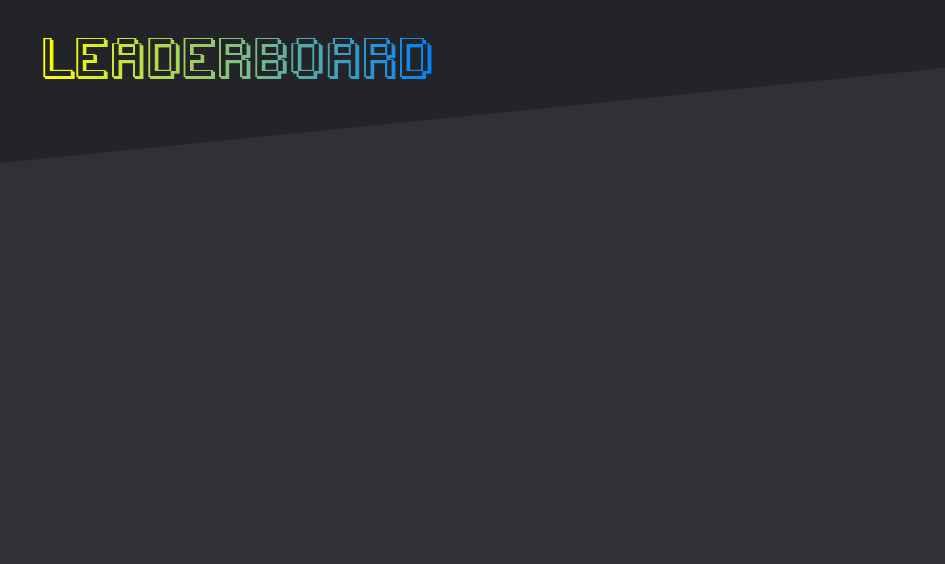
#> input picture assets/leaderboard.png, 945 x 564 px
$ python -i processing.py   (imports and definitions only)
#> lines starting #> are read from the running program, lines starting #| are printed output that depends on the picture
from PIL import Image
from discord import File


def ping(url: str) -> tuple[str, File]:
#> called with url = '../../assets/leaderboard.png'
    icon: Image = Image.open(url)
#> icon is the input picture: PIL image 945x564 RGB; mean R, G, B 45.3, 47.9, 51.9

    output: Image = Image.new("RGBA", icon.size)
#> output: PIL image 945x564 RGBA; every value is 0
    position: tuple[int, int] = (int((output.size[0] - icon.size[0] * 0.95) / 2),
                                 int((output.size[1] - icon.size[1] * 0.95) / 2))
#> position = (23, 14)
    output.paste(icon.resize((int(icon.size[0] * 0.95), int(icon.size[1] * 0.95))), position)
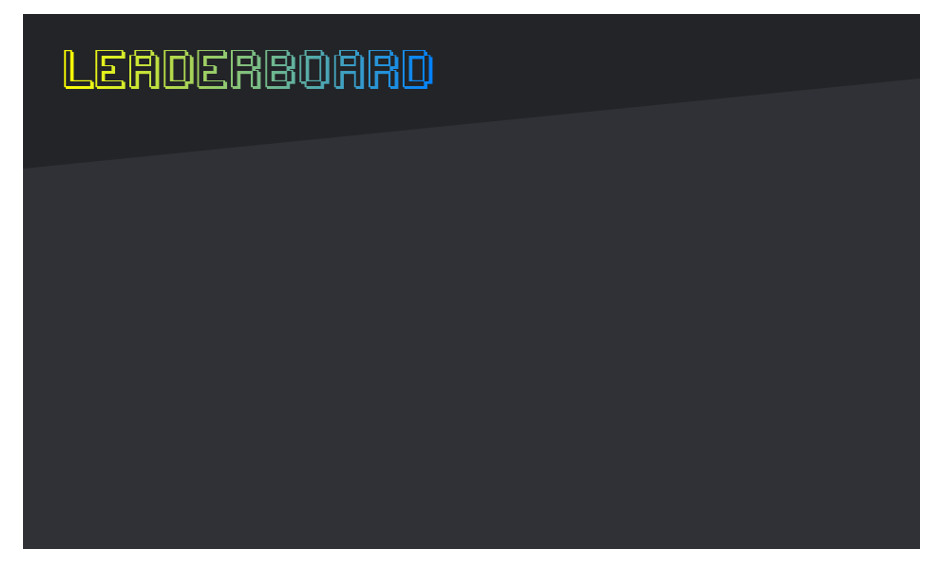
#> output: PIL image 945x564 RGBA; mean R, G, B, A 40.7, 43.1, 46.7, 229.6; transparent parts drawn white

#> (the run stopped early here; a loop or call above may not have finished)

$ run again, on assets/level_up_card.png
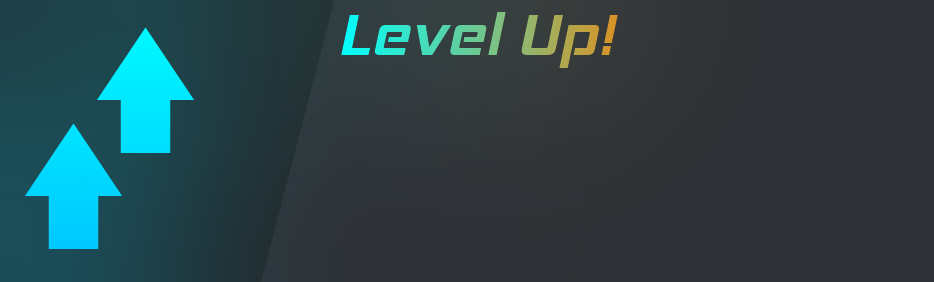
#> input picture assets/level_up_card.png, 934 x 282 px
#> in ping, icon is the input picture: PIL image 934x282 RGB; mean R, G, B 42.3, 65.9, 70.8
#> in ping, `output.paste(icon.resize((int(icon.size[0] * 0.95), int(icon.size[1] *..`:
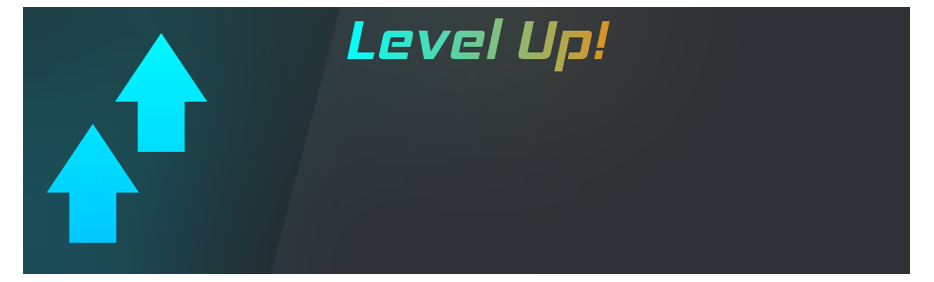
#> output: PIL image 934x282 RGBA; mean R, G, B, A 38.1, 59.2, 63.7, 229.3; transparent parts drawn white

$ run again, on assets/lvl_stats.png
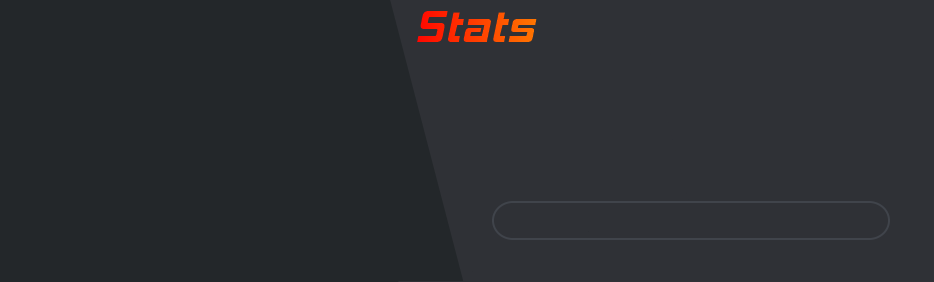
#> input picture assets/lvl_stats.png, 934 x 282 px
#> in ping, icon is the input picture: PIL image 934x282 RGB; mean R, G, B 43.1, 44.6, 48.3
#> in ping, `output.paste(icon.resize((int(icon.size[0] * 0.95), int(icon.size[1] *..`:
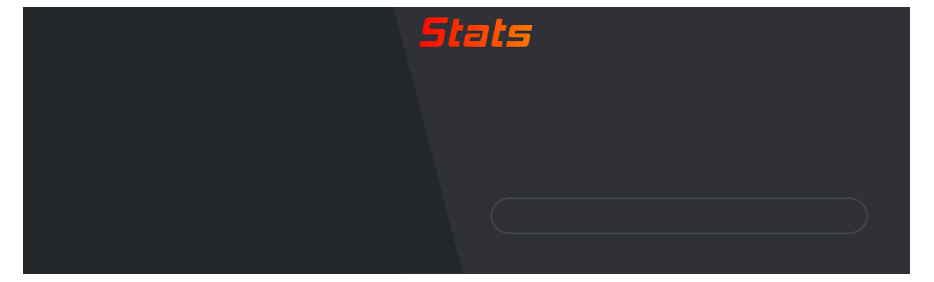
#> output: PIL image 934x282 RGBA; mean R, G, B, A 38.7, 40.1, 43.4, 229.3; transparent parts drawn white
